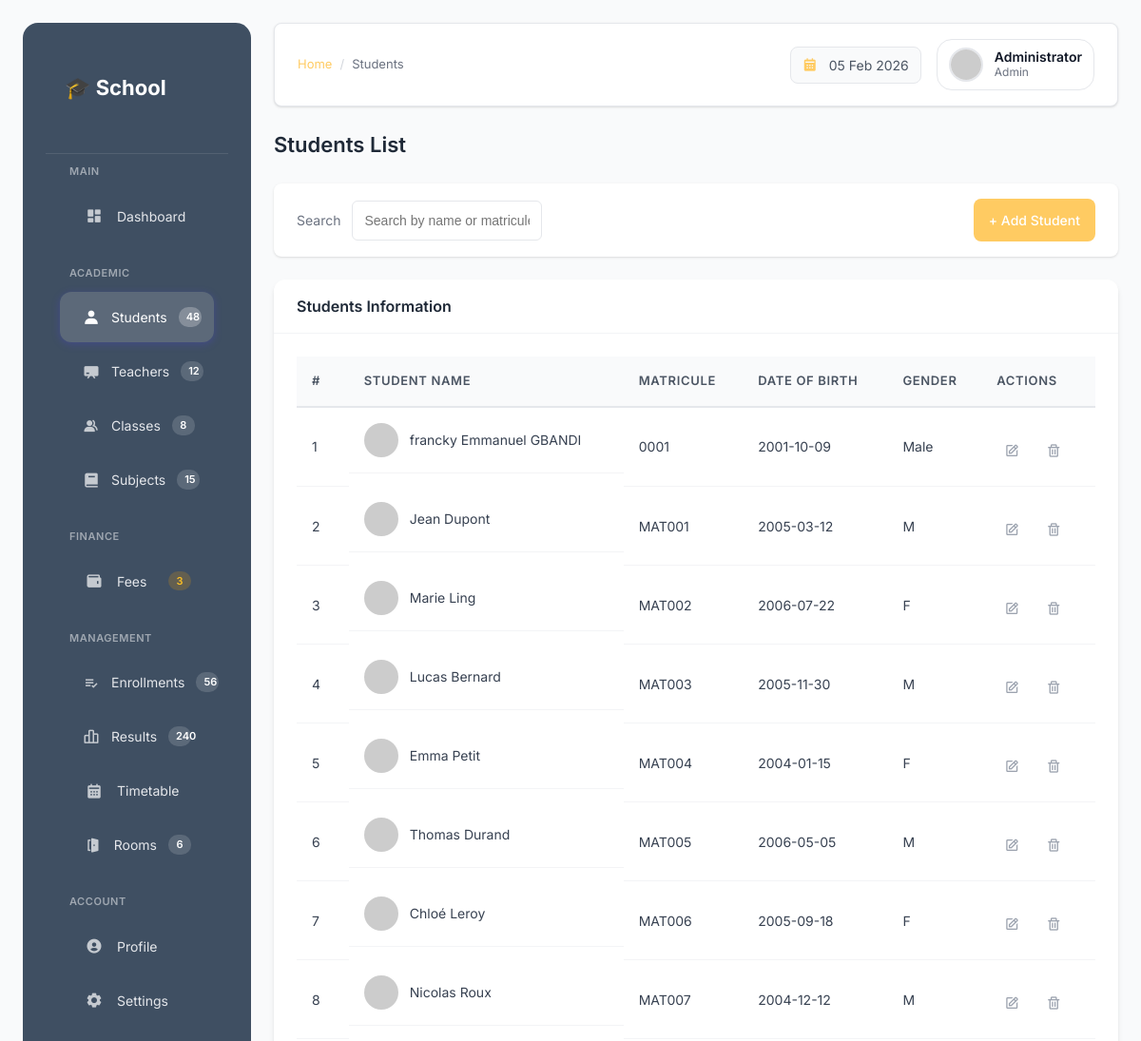
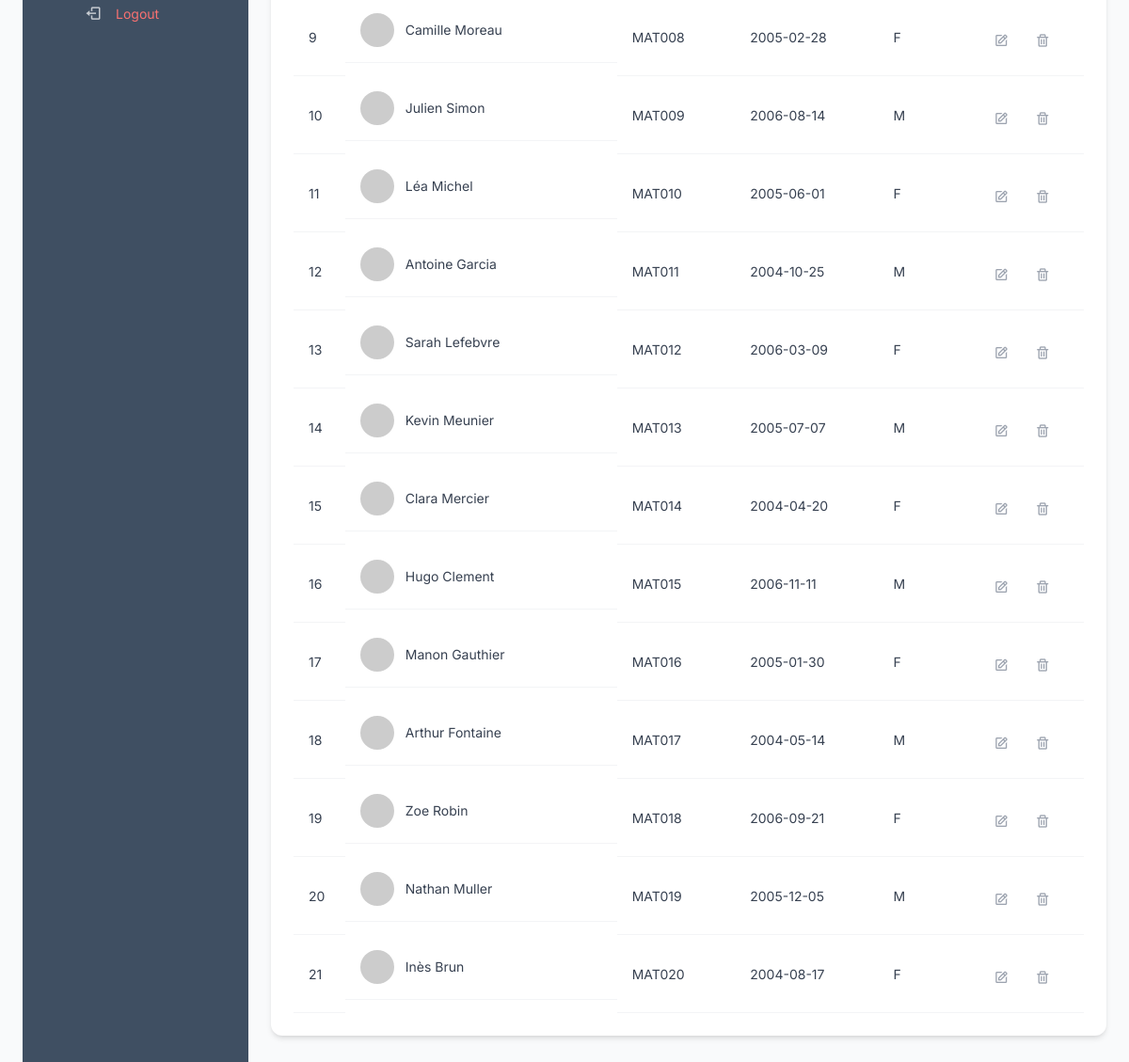
The app's page /students (signed in) with its own data (2 pictures, top to bottom).
### tables this page shows
CREATE TABLE students (
    id INTEGER PRIMARY KEY AUTOINCREMENT,
    name TEXT NOT NULL,
    matricule TEXT UNIQUE NOT NULL,
    date_of_birth TEXT,
    gender TEXT
);

### app.py (the view)
@app.route("/students")
@login_required
def students():
    conn = get_db_connection()
    students = conn.execute("SELECT * FROM students").fetchall()
    conn.close()
    return render_template("students.html",
                         students=students,
                         page_title="Students",
                         page_heading="Students")

### app.py (called while the page is built)
def get_db_connection():
    conn = sqlite3.connect(DB_PATH)
    conn.row_factory = sqlite3.Row
    return conn

def login_required(f):
    @wraps(f)
    def decorated_function(*args, **kwargs):
        if not session.get("admin_logged_in"):
            return redirect(url_for("login"))
        return f(*args, **kwargs)
    return decorated_function

@app.context_processor
def inject_date():
    return {"current_date": datetime.now().strftime("%d %b %Y")}

### templates/students.html (shortened to what this page needs)
{% extends "base.html" %}
{% block breadcrumb %}Students{% endblock %}
{% block content %}
<div class="page-header">
    <h2>Students List</h2>
</div>
<div class="filter-bar">
    <div class="filter-group">
        <label>Search</label>
        <input type="text" placeholder="Search by name or matricule">
    </div>
    <a href="{{ url_for('add_student') }}" class="btn btn-primary">
        + Add Student
    </a>
</div>
<div class="card">
    <div class="card-header">
        Students Information
    </div>
    <div class="card-body">
        <table class="table">
            <thead>
                <tr>
                    <th>#</th>
                    <th>Student Name</th>
                    <th>Matricule</th>
                    <th>Date of Birth</th>
                    <th>Gender</th>
                    <th class="text-right">Actions</th>
                </tr>
            </thead>
            <tbody>
                {% for student in students %}
                <tr>
                    <td>{{ student.id }}</td>
                    <td class="user-cell">
                        <img src="https://i.pravatar.cc/40?u={{ student.id }}"
                             alt="{{ student.name }}">
                        <span>{{ student.name }}</span>
                    </td>
                    <td>{{ student.matricule }}</td>
                    <td>{{ student.date_of_birth }}</td>
                    <td>{{ student.gender }}</td>
                    <td class="action-icons">
                        <a href="{{ url_for('edit_student', id=student.id) }}"
                           class="edit" title="Edit">
                            <i class='bx bx-edit'></i>
                        </a>
                        <a href="{{ url_for('delete_student', id=student.id) }}"
                           class="delete"
                           onclick="return confirm('Are you sure?');"
                           title="Delete">
                            <i class='bx bx-trash'></i>
                        </a>
                    </td>
                </tr>
                {% endfor %}
            </tbody>
        </table>
    </div>
</div>
{% endblock %}

### templates/base.html (shortened to what this page needs)
<!DOCTYPE html>
<html lang="en">
<head>
    <link href="https://unpkg.com/boxicons@2.1.4/css/boxicons.min.css" rel="stylesheet">
    <link rel="stylesheet" href="{{ url_for('static', filename='css/main.css') }}">
</head>
<body>
<div class="app">
    <aside class="sidebar">
        <div class="sidebar-header">
            <div class="logo">🎓 School</div>
        </div>
        <nav class="sidebar-nav">
            <div class="nav-section">
                <span class="section-label">MAIN</span>
                <a href="{{ url_for('dashboard') }}" class="nav-item {% if request.endpoint == 'dashboard' %}active{% endif %}">
                    <i class='bx bxs-dashboard'></i>
                    <span>Dashboard</span>
                </a>
            </div>
            <div class="nav-section">
                <span class="section-label">ACADEMIC</span>
                <a href="{{ url_for('students') }}" class="nav-item {% if request.endpoint == 'students' %}active{% endif %}">
                    <i class='bx bxs-user'></i>
                    <span>Students</span>
                    <span class="nav-badge">48</span>
                </a>
                <a href="{{ url_for('teachers') }}" class="nav-item {% if request.endpoint == 'teachers' %}active{% endif %}">
                    <i class='bx bxs-chalkboard'></i>
                    <span>Teachers</span>
                    <span class="nav-badge">12</span>
                </a>
                <a href="{{ url_for('classes') }}" class="nav-item {% if request.endpoint == 'classes' %}active{% endif %}">
                    <i class='bx bxs-group'></i>
                    <span>Classes</span>
                    <span class="nav-badge">8</span>
                </a>
                <a href="{{ url_for('subjects') }}" class="nav-item {% if request.endpoint == 'subjects' %}active{% endif %}">
                    <i class='bx bxs-book'></i>
                    <span>Subjects</span>
                    <span class="nav-badge">15</span>
                </a>
            </div>
            <div class="nav-section">
                <span class="section-label">FINANCE</span>
                <a href="{{ url_for('fees') }}" class="nav-item {% if request.endpoint == 'fees' %}active{% endif %}">
                    <i class='bx bxs-wallet'></i>
                    <span>Fees</span>
                    <span class="nav-badge badge-warning">3</span>
                </a>
            </div>
            <div class="nav-section">
                <span class="section-label">MANAGEMENT</span>
                <a href="{{ url_for('enrollments') }}" class="nav-item {% if request.endpoint == 'enrollments' %}active{% endif %}">
                    <i class='bx bx-list-check'></i>
                    <span>Enrollments</span>
                    <span class="nav-badge">56</span>
                </a>
                <a href="{{ url_for('results') }}" class="nav-item {% if request.endpoint == 'results' %}active{% endif %}">
                    <i class='bx bx-bar-chart-alt-2'></i>
                    <span>Results</span>
                    <span class="nav-badge">240</span>
                </a>
                <a href="{{ url_for('timetable') }}" class="nav-item {% if request.endpoint == 'timetable' %}active{% endif %}">
                    <i class='bx bxs-calendar'></i>
                    <span>Timetable</span>
                </a>
                <a href="{{ url_for('rooms') }}" class="nav-item {% if request.endpoint == 'rooms' %}active{% endif %}">
                    <i class='bx bxs-door-open'></i>
                    <span>Rooms</span>
                    <span class="nav-badge">6</span>
                </a>
            </div>
            <div class="nav-section">
                <span class="section-label">ACCOUNT</span>
                <a href="{{ url_for('profile') }}" class="nav-item {% if request.endpoint == 'profile' %}active{% endif %}">
                    <i class='bx bxs-user-circle'></i>
                    <span>Profile</span>
                </a>
                <a href="{{ url_for('settings') }}" class="nav-item {% if request.endpoint == 'settings' %}active{% endif %}">
                    <i class='bx bxs-cog'></i>
                    <span>Settings</span>
                </a>
                <a href="{{ url_for('logout') }}" class="nav-item logout">
                    <i class='bx bx-log-out'></i>
                    <span>Logout</span>
                </a>
            </div>
        </nav>
    </aside>
    <div class="main">
        <header class="topbar">
            <div class="topbar-left">
                <div class="page-title">
                    <nav class="breadcrumb">
                        <a href="{{ url_for('dashboard') }}">Home</a>
                        <span class="divider">/</span>
                        {% block breadcrumb %}{% endblock %}
                    </nav>
                </div>
            </div>
            <div class="topbar-right">
                <div class="date-widget">
                    <i class='bx bxs-calendar'></i>
                    <span id="current-date">{{ current_date|default('04 Feb 2026') }}</span>
                </div>
                <div class="user-widget">
                    <img src="{{ session.get('avatar_url', 'https://i.pravatar.cc/40') }}"
                         class="user-avatar"
                         alt="{{ session.get('user_name', 'User') }}">
                    <div class="user-info">
                        <span class="user-name">{{ session.get('user_name', 'Administrator') }}</span>
                        <span class="user-role">{{ session.get('user_role', 'Admin') }}</span>
                    </div>
                </div>
            </div>
        </header>
        <section class="page-content">
            {% block content %}{% endblock %}
        </section>
    </div>
</div>
</body>
</html>

### records on screen
students: id "1", name "francky Emmanuel GBANDI", matricule "0001", date_of_birth "2001-10-09", gender "Male"
students: id "2", name "Jean Dupont", matricule "MAT001", date_of_birth "2005-03-12", gender "M"
students: id "3", name "Marie Ling", matricule "MAT002", date_of_birth "2006-07-22", gender "F"
students: id "4", name "Lucas Bernard", matricule "MAT003", date_of_birth "2005-11-30", gender "M"
students: id "5", name "Emma Petit", matricule "MAT004", date_of_birth "2004-01-15", gender "F"
students: id "6", name "Thomas Durand", matricule "MAT005", date_of_birth "2006-05-05", gender "M"
students: id "7", name "Chloé Leroy", matricule "MAT006", date_of_birth "2005-09-18", gender "F"
students: id "8", name "Nicolas Roux", matricule "MAT007", date_of_birth "2004-12-12", gender "M"
students: id "9", name "Camille Moreau", matricule "MAT008", date_of_birth "2005-02-28", gender "F"
students: id "10", name "Julien Simon", matricule "MAT009", date_of_birth "2006-08-14", gender "M"
students: id "11", name "Léa Michel", matricule "MAT010", date_of_birth "2005-06-01", gender "F"
students: id "12", name "Antoine Garcia", matricule "MAT011", date_of_birth "2004-10-25", gender "M"
students: id "13", name "Sarah Lefebvre", matricule "MAT012", date_of_birth "2006-03-09", gender "F"
students: id "14", name "Kevin Meunier", matricule "MAT013", date_of_birth "2005-07-07", gender "M"
students: id "15", name "Clara Mercier", matricule "MAT014", date_of_birth "2004-04-20", gender "F"
students: id "16", name "Hugo Clement", matricule "MAT015", date_of_birth "2006-11-11", gender "M"
students: id "17", name "Manon Gauthier", matricule "MAT016", date_of_birth "2005-01-30", gender "F"
students: id "18", name "Arthur Fontaine", matricule "MAT017", date_of_birth "2004-05-14", gender "M"
students: id "19", name "Zoe Robin", matricule "MAT018", date_of_birth "2006-09-21", gender "F"
students: id "20", name "Nathan Muller", matricule "MAT019", date_of_birth "2005-12-05", gender "M"
students: id "21", name "Inès Brun", matricule "MAT020", date_of_birth "2004-08-17", gender "F"

### other values on screen
{{ session.get('user_name', 'Administrator') }} "Administrator"
{{ session.get('user_role', 'Admin') }} "Admin"
